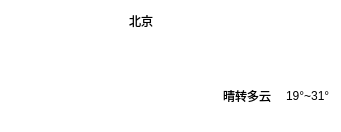
    <widget class="QWidget" name="widget_3" native="true">
     <property name="geometry">
      <rect>
       <x>10</x>
       <y>70</y>
       <width>341</width>
       <height>121</height>
      </rect>
     </property>
     <property name="styleSheet">
      <string notr="true">background-color: rgba(157, 133, 255, 0);
border-radius: 15px</string>
     </property>
     <layout class="QHBoxLayout" name="horizontalLayout_3">
      <property name="spacing">
       <number>8</number>
      </property>
      <item>
       <widget class="QLabel" name="lblTypeIcon">
        <property name="minimumSize">
         <size>
          <width>110</width>
          <height>110</height>
         </size>
        </property>
        <property name="maximumSize">
         <size>
          <width>110</width>
          <height>110</height>
         </size>
        </property>
        <property name="styleSheet">
         <string notr="true">background-color: rgba(255, 255, 255, 0);</string>
        </property>
        <property name="text">
         <string/>
        </property>
        <property name="pixmap">
         <pixmap>:/res/type/DuoYun.png</pixmap>
        </property>
        <property name="scaledContents">
         <bool>true</bool>
        </property>
        <property name="alignment">
         <set>Qt::AlignCenter</set>
        </property>
       </widget>
      </item>
      <item>
       <layout class="QVBoxLayout" name="verticalLayout_2">
        <property name="spacing">
         <number>0</number>
        </property>
        <item>
         <layout class="QHBoxLayout" name="horizontalLayout_2">
          <item>
           <layout class="QVBoxLayout" name="verticalLayout">
            <property name="topMargin">
             <number>0</number>
            </property>
            <property name="bottomMargin">
             <number>40</number>
            </property>
            <item>
             <widget class="QLabel" name="lblCity">
              <property name="styleSheet">
               <string notr="true">font: 11pt &quot;Microsoft YaHei UI&quot;;
background-color: rgba(255, 255, 255,0);</string>
              </property>
              <property name="text">
               <string>北京</string>
              </property>
              <property name="alignment">
               <set>Qt::AlignRight|Qt::AlignTrailing|Qt::AlignVCenter</set>
              </property>
             </widget>
            </item>
           </layout>
          </item>
          <item>
           <spacer name="horizontalSpacer_2">
            <property name="orientation">
             <enum>Qt::Horizontal</enum>
            </property>
            <property name="sizeHint" stdset="0">
             <size>
              <width>40</width>
              <height>20</height>
             </size>
            </property>
           </spacer>
          </item>
          <item>
           <widget class="QLabel" name="lblTemp">
            <property name="font">
             <font>
              <family>Arial</family>
              <pointsize>40</pointsize>
              <weight>50</weight>
              <italic>false</italic>
              <bold>false</bold>
             </font>
            </property>
            <property name="styleSheet">
             <string notr="true">color: rgb(255, 255, 255);
font: 40pt &quot;Arial&quot;;
background-color: rgba(0, 255, 255, 0);</string>
            </property>
            <property name="text">
             <string>32°</string>
            </property>
            <property name="scaledContents">
             <bool>true</bool>
            </property>
            <property name="alignment">
             <set>Qt::AlignCenter</set>
            </property>
           </widget>
          </item>
         </layout>
        </item>
        <item>
         <layout class="QHBoxLayout" name="horizontalLayout">
          <property name="spacing">
           <number>6</number>
          </property>
          <property name="sizeConstraint">
           <enum>QLayout::SetDefaultConstraint</enum>
          </property>
          <item>
           <spacer name="horizontalSpacer">
            <property name="orientation">
             <enum>Qt::Horizontal</enum>
            </property>
            <property name="sizeHint" stdset="0">
             <size>
              <width>40</width>
              <height>20</height>
             </size>
            </property>
           </spacer>
          </item>
          <item>
           <widget class="QLabel" name="lblType">
            <property name="sizePolicy">
             <sizepolicy hsizetype="Preferred" vsizetype="Preferred">
              <horstretch>0</horstretch>
              <verstretch>0</verstretch>
             </sizepolicy>
            </property>
            <property name="styleSheet">
             <string notr="true">background-color: rgba(255, 255, 255,0);
font: 12pt &quot;微软雅黑&quot;;</string>
            </property>
            <property name="text">
             <string>晴转多云</string>
            </property>
            <property name="scaledContents">
             <bool>true</bool>
            </property>
            <property name="alignment">
             <set>Qt::AlignLeading|Qt::AlignLeft|Qt::AlignVCenter</set>
            </property>
           </widget>
          </item>
          <item>
           <widget class="Line" name="line">
            <property name="minimumSize">
             <size>
              <width>0</width>
              <height>15</height>
             </size>
            </property>
            <property name="maximumSize">
             <size>
              <width>16777215</width>
              <height>15</height>
             </size>
            </property>
            <property name="styleSheet">
             <string notr="true">color: rgb(255, 0, 0);</string>
            </property>
            <property name="orientation">
             <enum>Qt::Vertical</enum>
            </property>
           </widget>
          </item>
          <item>
           <widget class="QLabel" name="lblLowHigh">
            <property name="styleSheet">
             <string notr="true">background-color: rgba(255, 255, 255,0);
font: 12pt &quot;微软雅黑&quot;;</string>
            </property>
            <property name="text">
             <string>19°~31°</string>
            </property>
            <property name="alignment">
             <set>Qt::AlignLeading|Qt::AlignLeft|Qt::AlignVCenter</set>
            </property>
           </widget>
          </item>
         </layout>
        </item>
       </layout>
      </item>
     </layout>
    </widget>
